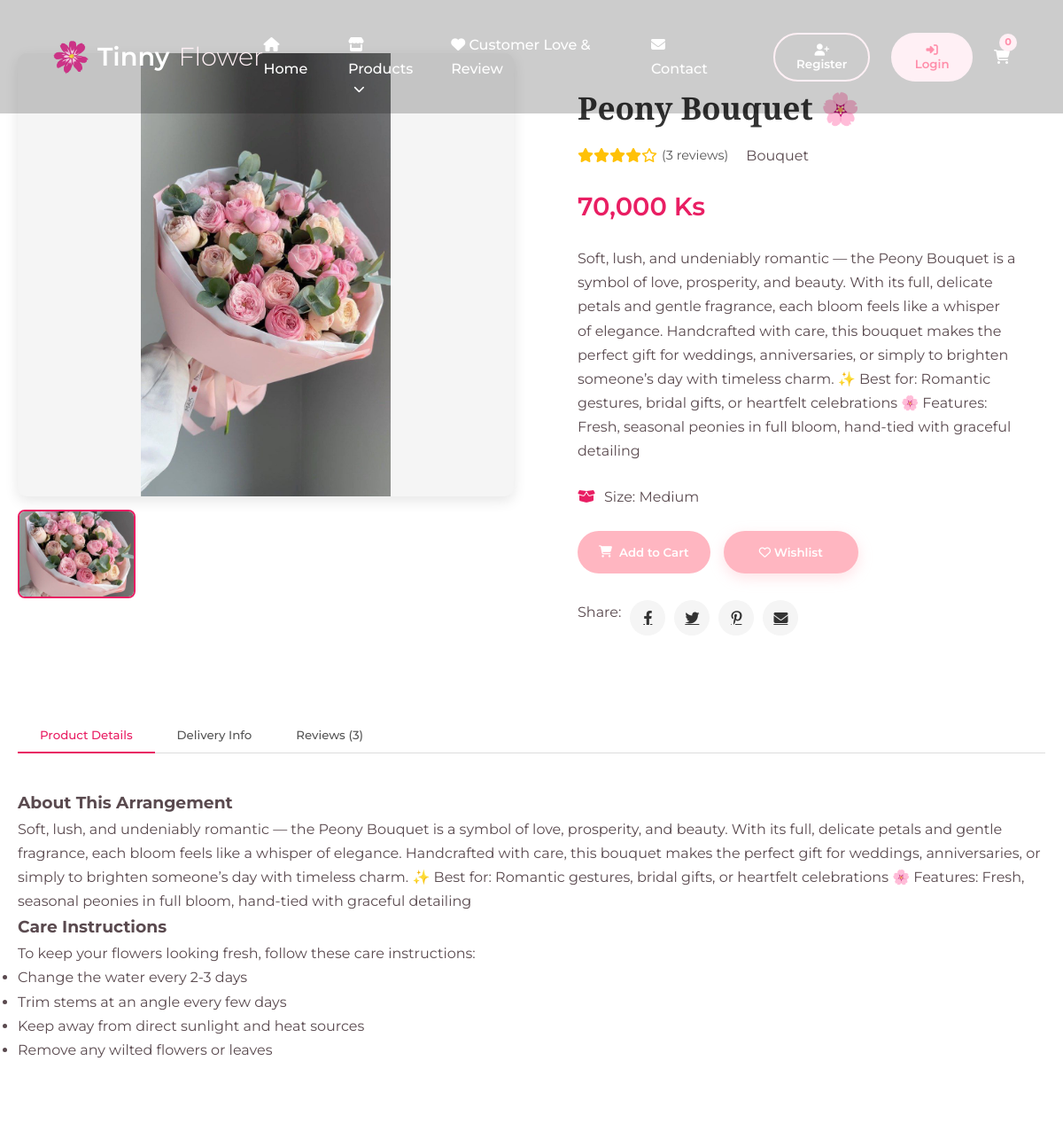
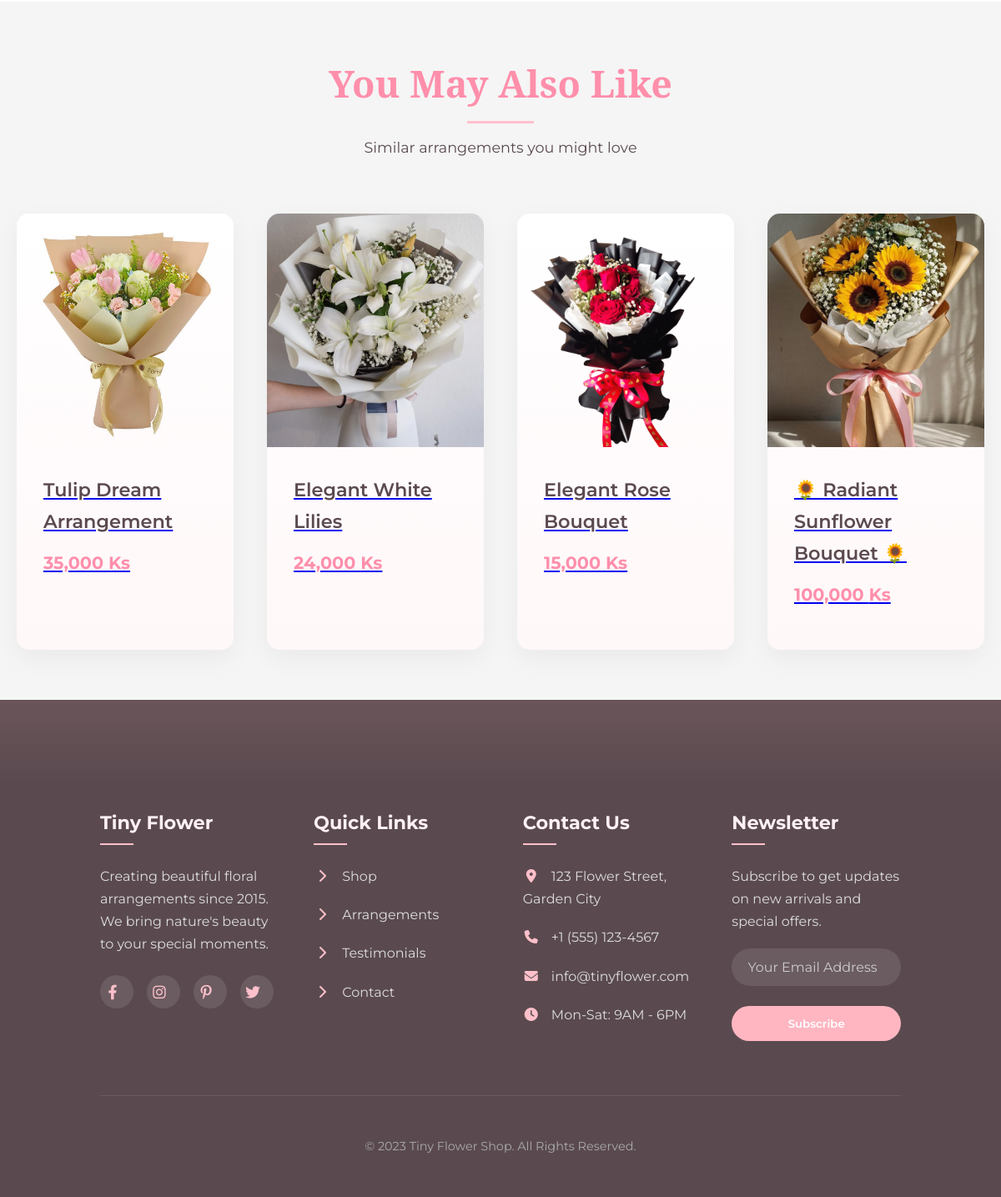
The page /product_details.php?id=19 on the database its author committed (2 pictures, top to bottom).
### tables this page shows
CREATE TABLE `product_images` (
  `image_id` int(11) NOT NULL,
  `product_id` int(11) NOT NULL,
  `image_url` varchar(255) NOT NULL,
  `date_uploaded` timestamp NOT NULL DEFAULT current_timestamp()
);

CREATE TABLE `product` (
  `product_id` int(11) NOT NULL,
  `product_name` varchar(255) NOT NULL,
  `product_description` text DEFAULT NULL,
  `product_price` decimal(10,2) NOT NULL,
  `arrangement_id` int(11) NOT NULL,
  `size` enum('Small','Medium','Large') NOT NULL DEFAULT 'Small',
  `date` timestamp NOT NULL DEFAULT current_timestamp(),
  `is_active` tinyint(1) DEFAULT 1
);

CREATE TABLE `arrangement_type` (
  `arrangement_id` int(11) NOT NULL,
  `arrangement_name` varchar(255) NOT NULL,
  `icon_image` varchar(255) DEFAULT NULL
);

### product_details.php (the view, shortened to what this page needs)
<?php
require 'includes/db.php';
$wishlistStatus = [];
$product_id = isset($_GET['id']) ? intval($_GET['id']) : 0;
$product_query = "SELECT p.*, at.arrangement_name,
                 (SELECT AVG(feedback_rating) FROM feedback WHERE product_id = p.product_id) as avg_rating,
                 (SELECT COUNT(*) FROM feedback WHERE product_id = p.product_id) as review_count
                 FROM product p
                 JOIN arrangement_type at ON p.arrangement_id = at.arrangement_id
                 WHERE p.product_id = ?";
$stmt = $con->prepare($product_query);
$stmt->bind_param("i", $product_id);
$stmt->execute();
$product = $stmt->get_result()->fetch_assoc();
$images_query = "SELECT * FROM product_images WHERE product_id = ?";
$stmt = $con->prepare($images_query);
$stmt->bind_param("i", $product_id);
$stmt->execute();
$images_result = $stmt->get_result();
$product_images = [];
while ($row = $images_result->fetch_assoc()) {
    $product_images[] = $row;
}
$related_query = "SELECT p.*,
                 (SELECT image_url FROM product_images pi WHERE pi.product_id = p.product_id LIMIT 1) AS product_image
                 FROM product p
                 WHERE p.arrangement_id = ? AND p.product_id != ?
                 LIMIT 4";
$stmt = $con->prepare($related_query);
$stmt->bind_param("ii", $product['arrangement_id'], $product_id);
$stmt->execute();
$related_result = $stmt->get_result();
$related_products = [];
while ($row = $related_result->fetch_assoc()) {
    $related_products[] = $row;
}
?>
<!DOCTYPE html>
<html lang="en">
<head>
    <link rel="stylesheet" href="https://cdnjs.cloudflare.com/ajax/libs/font-awesome/6.4.0/css/all.min.css">
    <link rel="stylesheet" href="https://cdnjs.cloudflare.com/ajax/libs/animate.css/4.1.1/animate.min.css"/>
    <link rel="stylesheet" href="https://cdnjs.cloudflare.com/ajax/libs/slick-carousel/1.8.1/slick.min.css">
</head>
<body>
    <?php include 'header.php' ?>
    <section class="product-detail">
        <div class="container">
            <div class="product-detail-container">
                <div class="product-gallery">
                    <div class="main-image-container">
                        <img id="main-image" src="uploads/products/<?= htmlspecialchars($product_images[0]['image_url'] ?? 'default-product.jpg') ?>" alt="<?= htmlspecialchars($product['product_name']) ?>" class="main-image">
                    </div>
                    <div class="thumbnail-container">
                        <?php foreach ($product_images as $index => $image): ?>
                            <div class="thumbnail <?= $index === 0 ? 'active' : '' ?>" onclick="changeImage('uploads/products/<?= htmlspecialchars($image['image_url']) ?>', this)">
                                <img src="uploads/products/<?= htmlspecialchars($image['image_url']) ?>" alt="<?= htmlspecialchars($product['product_name']) ?> - Thumbnail <?= $index + 1 ?>">
                            </div>
                        <?php endforeach; ?>
                    </div>
                </div>
                <div class="product-info">
                    <h1 class="product-title"><?= htmlspecialchars($product['product_name']) ?></h1>
                    <div class="product-meta">
                        <div class="rating">
                            <div class="stars">
                                <?php
                                $avg_rating = round($product['avg_rating'] ?? 0);
                                $empty_stars = 5 - $avg_rating;
                                for ($i = 0; $i < $avg_rating; $i++) {
                                    echo '<i class="fas fa-star"></i>';
                                }
                                for ($i = 0; $i < $empty_stars; $i++) {
                                    echo '<i class="far fa-star"></i>';
                                }
                                ?>
                            </div>
                            <span class="review-count">(<?= $product['review_count'] ?? 0 ?> reviews)</span>
                        </div>
                        <span class="arrangement-badge"><?= htmlspecialchars($product['arrangement_name']) ?></span>
                    </div>
                    <div class="product-price"><?= number_format($product['product_price']) ?> Ks </div>
                    <p class="product-description"><?= htmlspecialchars($product['product_description']) ?></p>
                    <div class="product-meta-info">
                        <div class="meta-item">
                            <i class="fas fa-box-open"></i>
                            <span>Size: <?= htmlspecialchars($product['size']) ?></span>
                        </div>
                    </div>
                    <div class="action-buttons">
                         <button class="add-to-cart"
                                            data-id="<?= $product['product_id'] ?>"
                                            data-name="<?= htmlspecialchars($product['product_name']) ?>"
                                            data-price="<?= $product['product_price'] ?>"
                                            data-image="<?= $product_images[0]['image_url'] ?? 'default-product.jpg' ?>">
                                        <i class="fas fa-shopping-cart"></i> Add to Cart
                                    </button>
                        <button class="btn btn-outline wishlist-btn <?= isset($wishlistStatus[$product_id]) ? 'active' : '' ?>"
                                onclick="toggleWishlist(this, <?= $product_id ?>)"
                                data-loggedin="<?= isset($_SESSION['customer_id']) ? '1' : '0' ?>">
                            <i class="<?= isset($wishlistStatus[$product_id]) ? 'fas' : 'far' ?> fa-heart"></i> Wishlist
                        </button>
                    </div>
                    <div class="share-buttons">
                        <span>Share: </span>
                        <a href="#" class="share-btn"><i class="fab fa-facebook-f"></i></a>
                        <a href="#" class="share-btn"><i class="fab fa-twitter"></i></a>
                        <a href="#" class="share-btn"><i class="fab fa-pinterest-p"></i></a>
                        <a href="#" class="share-btn"><i class="fas fa-envelope"></i></a>
                    </div>
                </div>
            </div>
            <div class="product-tabs">
                <div class="tab-header">
                    <button class="tab-btn active" onclick="openTab('details')">Product Details</button>
                    <button class="tab-btn" onclick="openTab('delivery')">Delivery Info</button>
                    <button class="tab-btn" onclick="openTab('reviews')">Reviews (<?= $product['review_count'] ?? 0 ?>)</button>
                </div>
                <div id="details" class="tab-content active">
                    <h3>About This Arrangement</h3>
                    <p><?= htmlspecialchars($product['product_description']) ?></p>
                    <h3>Care Instructions</h3>
                    <p>To keep your flowers looking fresh, follow these care instructions:</p>
                    <ul>
                        <li>Change the water every 2-3 days</li>
                        <li>Trim stems at an angle every few days</li>
                        <li>Keep away from direct sunlight and heat sources</li>
                        <li>Remove any wilted flowers or leaves</li>
                    </ul>
                </div>
            </div>
        </div>
    </section>
    <section class="related-products">
        <div class="container">
            <div class="section-title">
                <h2>You May Also Like</h2>
                <p>Similar arrangements you might love</p>
            </div>
            <div class="products-grid">
                <?php foreach ($related_products as $related): ?>
                    <div class="product-card">
                        <a href="product_details.php?id=<?= $related['product_id'] ?>">
                            <div class="product-img">
                                <img src="uploads/products/<?= htmlspecialchars($related['product_image']) ?>" alt="<?= htmlspecialchars($related['product_name']) ?>">
                            </div>
                            <div class="product-info">
                                <h3><?= htmlspecialchars($related['product_name']) ?></h3>
                                <div class="price"><?= number_format($related['product_price']) ?> Ks </div>
                            </div>
                        </a>
                    </div>
                <?php endforeach; ?>
            </div>
        </div>
    </section>
    <?php include 'includes/footer.php' ?>
</body>
</html>

### index.css (style rules this page uses)
:root { --primary: #ffb6c1; --primary-dark: #ff8fab; --primary-light: #ffdfea; --secondary: #fff0f5; --light: #fff9fb; --dark: #5a4a4f; --accent: #ffc0cb; --text: #5a4a4f; --transition: all 0.4s cubic-bezier(0.165, 0.84, 0.44, 1); }
* { margin: 0; padding: 0; box-sizing: border-box; font-family: 'Montserrat', sans-serif; }
body { background-color: var(--light); color: var(--text); line-height: 1.7; overflow-x: hidden; }
.btn { display: inline-block; background-color: var(--primary); color: white; padding: 1rem 2.5rem; border-radius: 50px; text-decoration: none; font-weight: 600; transition: var(--transition); position: relative; overflow: hidden; border: none; cursor: pointer; box-shadow: 0 5px 15px rgba(255, 182, 193, 0.4); }
.btn::after { content: ''; position: absolute; top: 50%; left: 50%; width: 5px; height: 5px; background: rgba(255, 255, 255, 0.5); opacity: 0; border-radius: 100%; transform: scale(1, 1) translate(-50%); transform-origin: 50% 50%; }
.section-title { text-align: center; margin-bottom: 4rem; }
.section-title h2 { font-size: 2.8rem; color: var(--primary-dark); margin-bottom: 1.5rem; position: relative; display: inline-block; }
.section-title h2::after { content: ''; position: absolute; bottom: -10px; left: 50%; transform: translateX(-50%); width: 80px; height: 3px; background-color: var(--accent); }
.section-title p { color: var(--text); max-width: 700px; margin: 0 auto; font-size: 1.1rem; }
.products-grid { display: grid; grid-template-columns: repeat(auto-fill, minmax(300px, 1fr)); gap: 2.5rem; }
.product-card { background-color: white; border-radius: 15px; overflow: hidden; box-shadow: 0 10px 30px rgba(0, 0, 0, 0.05); transition: var(--transition); position: relative; }
.product-card::before { content: ''; position: absolute; top: 0; left: 0; width: 100%; height: 100%; background: linear-gradient(to bottom, transparent, rgba(255, 182, 193, 0.1)); z-index: 1; pointer-events: none; }
.product-img { height: 280px; overflow: hidden; position: relative; }
.product-img img { width: 100%; height: 100%; object-fit: cover; transition: transform 0.8s cubic-bezier(0.165, 0.84, 0.44, 1); }
.product-info { padding: 2rem; position: relative; z-index: 2; }
.product-info h3 { font-size: 1.4rem; margin-bottom: 0.8rem; color: var(--dark); font-weight: 600; }
.product-info .price { font-size: 1.3rem; color: var(--primary-dark); font-weight: 700; margin-bottom: 1rem; display: block; }
.product-info p { margin-bottom: 1.5rem; color: var(--text); }
.add-to-cart { background-color: var(--primary); color: white; border: none; padding: 0.7rem 1.5rem; border-radius: 50px; cursor: pointer; transition: var(--transition); font-weight: 600; display: flex; align-items: center; gap: 8px; }
@media (min-width: 768px) { .products-grid { grid-template-columns: repeat(2, 1fr); } }
@media (min-width: 992px) { .products-grid { grid-template-columns: repeat(3, 1fr); } }
@media (min-width: 1200px) { .products-grid { grid-template-columns: repeat(4, 1fr); } }

### rows shown on the page
product_images: image_url (picture)
product: product_name "Peony Bouquet 🌸", arrangement.arrangement_name "Bouquet", product_price "70,000", product_description "Soft, lush, and undeniably romantic — the Peony Bouquet is a symbol of love, prosperity, and beauty. With its full, delicate petals and gentle fragrance, each bloom feels like a whisper of elegance. Handcrafted with care, this bouquet makes the perfect gift for weddings, anniversaries, or simply to brighten someone’s day with timeless charm. ✨ Best for: Romantic gestures, bridal gifts, or heartfelt celebrations 🌸 Features: Fresh, seasonal peonies in full bloom, hand-tied with graceful detailing", size "Medium"
product: shows a picture, product_name "Tulip Dream Arrangement", product_price "35,000"
product: shows a picture, product_name "Elegant White Lilies", product_price "24,000"
product: shows a picture, product_name "Elegant Rose Bouquet", product_price "15,000"
product: shows a picture, product_name "🌻 Radiant Sunflower Bouquet 🌻", product_price "100,000"

### other values the page prints
$product['review_count'] "3"
